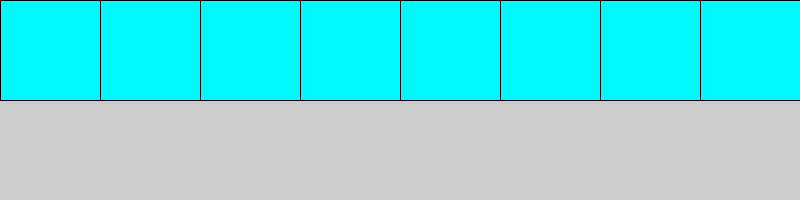
Frame 1 (no input)
Frame 60 (the mouse pressed at the canvas centre just before this capture): identical to frame 1, image omitted
Frame 120 (the mouse held since frame 60 and released just before this capture): identical to frame 1, image omitted

The Processing sketch that drew this single still picture (run headless with seeded random() and noise(); from frame 60 on, the mouse is pressed at the canvas centre):

// Processing sketch: week04_2
// ── week04_2.pde
//week04-2 好玩的程式設計 Processing for(迴圈)+if(判斷)
//Ctrl-N 可開新的視窗來寫程式
void setup(){ //設定的函式
  size(800, 200); //視窗的大小800x200
}
void draw(){ //畫圖的函式
  for (int x=0; x<800; x+= 100){ //for(迴圈)
    //Tool-色彩選擇器, 可以選擇你要的色彩, 再Copy複製, 再Ctrl-V貼
    //下面是if判斷 mouse的X座標, 是否夾在x...x+100 中間
    if (x < mouseX && mouseX < x+100) fill(#FF8F05); //設定 橘色
    else fill(#00F9FF); //否則, 設定填充 青色
    rect(x, 0, 100, 100);
  }
}
